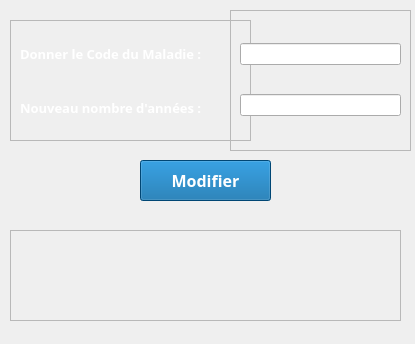
<?xml version="1.0" encoding="UTF-8"?>
<ui version="4.0">
 <class>Form</class>
 <widget class="QWidget" name="Form">
  <property name="geometry">
   <rect>
    <x>0</x>
    <y>0</y>
    <width>415</width>
    <height>344</height>
   </rect>
  </property>
  <property name="windowTitle">
   <string>Form</string>
  </property>
  <widget class="QPushButton" name="pushButton">
   <property name="geometry">
    <rect>
     <x>140</x>
     <y>160</y>
     <width>131</width>
     <height>41</height>
    </rect>
   </property>
   <property name="palette">
    <palette>
     <active>
      <colorrole role="WindowText">
       <brush brushstyle="SolidPattern">
        <color alpha="255">
         <red>255</red>
         <green>255</green>
         <blue>255</blue>
        </color>
       </brush>
      </colorrole>
      <colorrole role="Button">
       <brush brushstyle="SolidPattern">
        <color alpha="255">
         <red>0</red>
         <green>98</green>
         <blue>163</blue>
        </color>
       </brush>
      </colorrole>
      <colorrole role="Text">
       <brush brushstyle="SolidPattern">
        <color alpha="255">
         <red>255</red>
         <green>255</green>
         <blue>255</blue>
        </color>
       </brush>
      </colorrole>
      <colorrole role="ButtonText">
       <brush brushstyle="SolidPattern">
        <color alpha="255">
         <red>255</red>
         <green>255</green>
         <blue>255</blue>
        </color>
       </brush>
      </colorrole>
      <colorrole role="Base">
       <brush brushstyle="SolidPattern">
        <color alpha="255">
         <red>0</red>
         <green>98</green>
         <blue>163</blue>
        </color>
       </brush>
      </colorrole>
      <colorrole role="Window">
       <brush brushstyle="SolidPattern">
        <color alpha="255">
         <red>0</red>
         <green>98</green>
         <blue>163</blue>
        </color>
       </brush>
      </colorrole>
     </active>
     <inactive>
      <colorrole role="WindowText">
       <brush brushstyle="SolidPattern">
        <color alpha="255">
         <red>255</red>
         <green>255</green>
         <blue>255</blue>
        </color>
       </brush>
      </colorrole>
      <colorrole role="Button">
       <brush brushstyle="SolidPattern">
        <color alpha="255">
         <red>0</red>
         <green>98</green>
         <blue>163</blue>
        </color>
       </brush>
      </colorrole>
      <colorrole role="Text">
       <brush brushstyle="SolidPattern">
        <color alpha="255">
         <red>255</red>
         <green>255</green>
         <blue>255</blue>
        </color>
       </brush>
      </colorrole>
      <colorrole role="ButtonText">
       <brush brushstyle="SolidPattern">
        <color alpha="255">
         <red>255</red>
         <green>255</green>
         <blue>255</blue>
        </color>
       </brush>
      </colorrole>
      <colorrole role="Base">
       <brush brushstyle="SolidPattern">
        <color alpha="255">
         <red>0</red>
         <green>98</green>
         <blue>163</blue>
        </color>
       </brush>
      </colorrole>
      <colorrole role="Window">
       <brush brushstyle="SolidPattern">
        <color alpha="255">
         <red>0</red>
         <green>98</green>
         <blue>163</blue>
        </color>
       </brush>
      </colorrole>
     </inactive>
     <disabled>
      <colorrole role="WindowText">
       <brush brushstyle="SolidPattern">
        <color alpha="255">
         <red>120</red>
         <green>120</green>
         <blue>120</blue>
        </color>
       </brush>
      </colorrole>
      <colorrole role="Button">
       <brush brushstyle="SolidPattern">
        <color alpha="255">
         <red>0</red>
         <green>98</green>
         <blue>163</blue>
        </color>
       </brush>
      </colorrole>
      <colorrole role="Text">
       <brush brushstyle="SolidPattern">
        <color alpha="255">
         <red>120</red>
         <green>120</green>
         <blue>120</blue>
        </color>
       </brush>
      </colorrole>
      <colorrole role="ButtonText">
       <brush brushstyle="SolidPattern">
        <color alpha="255">
         <red>120</red>
         <green>120</green>
         <blue>120</blue>
        </color>
       </brush>
      </colorrole>
      <colorrole role="Base">
       <brush brushstyle="SolidPattern">
        <color alpha="255">
         <red>0</red>
         <green>98</green>
         <blue>163</blue>
        </color>
       </brush>
      </colorrole>
      <colorrole role="Window">
       <brush brushstyle="SolidPattern">
        <color alpha="255">
         <red>0</red>
         <green>98</green>
         <blue>163</blue>
        </color>
       </brush>
      </colorrole>
     </disabled>
    </palette>
   </property>
   <property name="font">
    <font>
     <family>Segoe UI Black</family>
     <pointsize>12</pointsize>
     <weight>75</weight>
     <bold>true</bold>
    </font>
   </property>
   <property name="styleSheet">
    <string notr="true">background-color: rgb(0, 98, 163);</string>
   </property>
   <property name="text">
    <string>Modifier</string>
   </property>
   <property name="icon">
    <iconset>
     <normaloff>modifier.png</normaloff>modifier.png</iconset>
   </property>
  </widget>
  <widget class="QFrame" name="frame">
   <property name="geometry">
    <rect>
     <x>10</x>
     <y>20</y>
     <width>241</width>
     <height>121</height>
    </rect>
   </property>
   <property name="frameShape">
    <enum>QFrame::StyledPanel</enum>
   </property>
   <property name="frameShadow">
    <enum>QFrame::Raised</enum>
   </property>
   <layout class="QVBoxLayout" name="verticalLayout">
    <item>
     <widget class="QLabel" name="label">
      <property name="palette">
       <palette>
        <active>
         <colorrole role="WindowText">
          <brush brushstyle="SolidPattern">
           <color alpha="255">
            <red>255</red>
            <green>255</green>
            <blue>255</blue>
           </color>
          </brush>
         </colorrole>
         <colorrole role="Text">
          <brush brushstyle="SolidPattern">
           <color alpha="255">
            <red>255</red>
            <green>255</green>
            <blue>255</blue>
           </color>
          </brush>
         </colorrole>
        </active>
        <inactive>
         <colorrole role="WindowText">
          <brush brushstyle="SolidPattern">
           <color alpha="255">
            <red>255</red>
            <green>255</green>
            <blue>255</blue>
           </color>
          </brush>
         </colorrole>
         <colorrole role="Text">
          <brush brushstyle="SolidPattern">
           <color alpha="255">
            <red>255</red>
            <green>255</green>
            <blue>255</blue>
           </color>
          </brush>
         </colorrole>
        </inactive>
        <disabled>
         <colorrole role="WindowText">
          <brush brushstyle="SolidPattern">
           <color alpha="255">
            <red>120</red>
            <green>120</green>
            <blue>120</blue>
           </color>
          </brush>
         </colorrole>
         <colorrole role="Text">
          <brush brushstyle="SolidPattern">
           <color alpha="255">
            <red>120</red>
            <green>120</green>
            <blue>120</blue>
           </color>
          </brush>
         </colorrole>
        </disabled>
       </palette>
      </property>
      <property name="font">
       <font>
        <family>Segoe UI Black</family>
        <pointsize>10</pointsize>
        <weight>75</weight>
        <bold>true</bold>
       </font>
      </property>
      <property name="text">
       <string>Donner le Code du Maladie :</string>
      </property>
     </widget>
    </item>
    <item>
     <widget class="QLabel" name="label_2">
      <property name="palette">
       <palette>
        <active>
         <colorrole role="WindowText">
          <brush brushstyle="SolidPattern">
           <color alpha="255">
            <red>255</red>
            <green>255</green>
            <blue>255</blue>
           </color>
          </brush>
         </colorrole>
         <colorrole role="Text">
          <brush brushstyle="SolidPattern">
           <color alpha="255">
            <red>255</red>
            <green>255</green>
            <blue>255</blue>
           </color>
          </brush>
         </colorrole>
        </active>
        <inactive>
         <colorrole role="WindowText">
          <brush brushstyle="SolidPattern">
           <color alpha="255">
            <red>255</red>
            <green>255</green>
            <blue>255</blue>
           </color>
          </brush>
         </colorrole>
         <colorrole role="Text">
          <brush brushstyle="SolidPattern">
           <color alpha="255">
            <red>255</red>
            <green>255</green>
            <blue>255</blue>
           </color>
          </brush>
         </colorrole>
        </inactive>
        <disabled>
         <colorrole role="WindowText">
          <brush brushstyle="SolidPattern">
           <color alpha="255">
            <red>120</red>
            <green>120</green>
            <blue>120</blue>
           </color>
          </brush>
         </colorrole>
         <colorrole role="Text">
          <brush brushstyle="SolidPattern">
           <color alpha="255">
            <red>120</red>
            <green>120</green>
            <blue>120</blue>
           </color>
          </brush>
         </colorrole>
        </disabled>
       </palette>
      </property>
      <property name="font">
       <font>
        <family>Segoe UI Black</family>
        <pointsize>10</pointsize>
        <weight>75</weight>
        <bold>true</bold>
       </font>
      </property>
      <property name="text">
       <string>Nouveau nombre d'années :</string>
      </property>
     </widget>
    </item>
   </layout>
  </widget>
  <widget class="QFrame" name="frame_2">
   <property name="geometry">
    <rect>
     <x>230</x>
     <y>10</y>
     <width>181</width>
     <height>141</height>
    </rect>
   </property>
   <property name="frameShape">
    <enum>QFrame::StyledPanel</enum>
   </property>
   <property name="frameShadow">
    <enum>QFrame::Raised</enum>
   </property>
   <layout class="QVBoxLayout" name="verticalLayout_2">
    <item>
     <widget class="QLineEdit" name="lineEdit"/>
    </item>
    <item>
     <widget class="QLineEdit" name="lineEdit_2"/>
    </item>
   </layout>
  </widget>
  <widget class="QLabel" name="label_4">
   <property name="geometry">
    <rect>
     <x>0</x>
     <y>0</y>
     <width>421</width>
     <height>371</height>
    </rect>
   </property>
   <property name="text">
    <string/>
   </property>
   <property name="pixmap">
    <pixmap>covid.jpg</pixmap>
   </property>
   <property name="scaledContents">
    <bool>true</bool>
   </property>
  </widget>
  <widget class="QLabel" name="label_3">
   <property name="geometry">
    <rect>
     <x>10</x>
     <y>230</y>
     <width>391</width>
     <height>91</height>
    </rect>
   </property>
   <property name="palette">
    <palette>
     <active>
      <colorrole role="WindowText">
       <brush brushstyle="SolidPattern">
        <color alpha="255">
         <red>255</red>
         <green>255</green>
         <blue>255</blue>
        </color>
       </brush>
      </colorrole>
      <colorrole role="Text">
       <brush brushstyle="SolidPattern">
        <color alpha="255">
         <red>255</red>
         <green>255</green>
         <blue>255</blue>
        </color>
       </brush>
      </colorrole>
      <colorrole role="ButtonText">
       <brush brushstyle="SolidPattern">
        <color alpha="255">
         <red>255</red>
         <green>255</green>
         <blue>255</blue>
        </color>
       </brush>
      </colorrole>
     </active>
     <inactive>
      <colorrole role="WindowText">
       <brush brushstyle="SolidPattern">
        <color alpha="255">
         <red>255</red>
         <green>255</green>
         <blue>255</blue>
        </color>
       </brush>
      </colorrole>
      <colorrole role="Text">
       <brush brushstyle="SolidPattern">
        <color alpha="255">
         <red>255</red>
         <green>255</green>
         <blue>255</blue>
        </color>
       </brush>
      </colorrole>
      <colorrole role="ButtonText">
       <brush brushstyle="SolidPattern">
        <color alpha="255">
         <red>255</red>
         <green>255</green>
         <blue>255</blue>
        </color>
       </brush>
      </colorrole>
     </inactive>
     <disabled>
      <colorrole role="WindowText">
       <brush brushstyle="SolidPattern">
        <color alpha="255">
         <red>120</red>
         <green>120</green>
         <blue>120</blue>
        </color>
       </brush>
      </colorrole>
      <colorrole role="Text">
       <brush brushstyle="SolidPattern">
        <color alpha="255">
         <red>120</red>
         <green>120</green>
         <blue>120</blue>
        </color>
       </brush>
      </colorrole>
      <colorrole role="ButtonText">
       <brush brushstyle="SolidPattern">
        <color alpha="255">
         <red>120</red>
         <green>120</green>
         <blue>120</blue>
        </color>
       </brush>
      </colorrole>
     </disabled>
    </palette>
   </property>
   <property name="font">
    <font>
     <pointsize>10</pointsize>
     <weight>75</weight>
     <bold>true</bold>
    </font>
   </property>
   <property name="frameShape">
    <enum>QFrame::StyledPanel</enum>
   </property>
   <property name="text">
    <string/>
   </property>
  </widget>
  <zorder>label_4</zorder>
  <zorder>pushButton</zorder>
  <zorder>frame</zorder>
  <zorder>frame_2</zorder>
  <zorder>label_3</zorder>
 </widget>
 <resources/>
 <connections/>
</ui>
